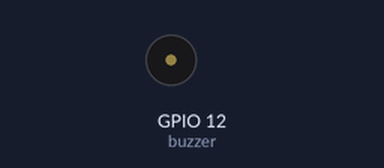
Simulated run of this program. Board: Raspberry Pi (BCM pin numbers). Parts: buzzer (waves = sounding, pin HIGH). At 9.3 s the program stops and its outputs stay as they are.

Above: at 1.6 s.
At 6.25 s:
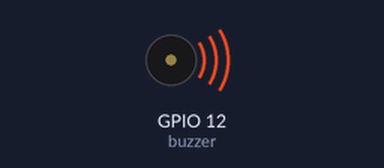
Timing chart, 0 to 7.1 s (numbered marks = the images above):
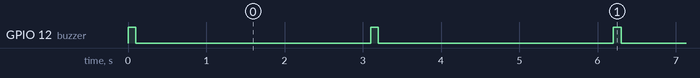

The program:

buzzer.py
```python
from time import sleep
import RPi.GPIO as GPIO

GPIO.setmode(GPIO.BCM)

buzzer = 12
GPIO.setup(buzzer, GPIO.OUT)

status = True

def beep(beep_time=0.1):
    GPIO.output(buzzer, True)
    sleep(beep_time)
    GPIO.output(buzzer, False)

for _ in range(3):
    beep()
    sleep(3)
```

Measured:
- by itself, GPIO 12 (buzzer): alternates HIGH for 0.10 s and LOW for 3.0 s
